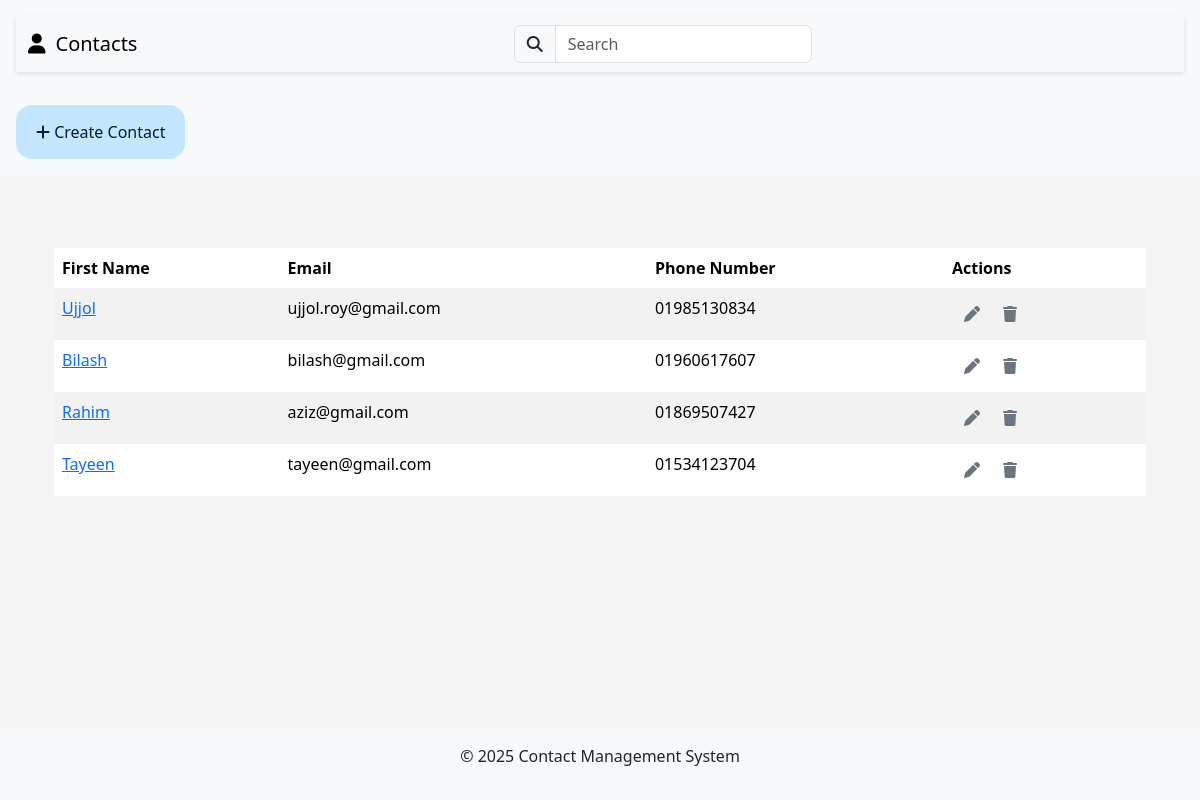
/contacts/, run on the app's committed database.
### contacts/models.py (models this page shows, shortened)
class Contact(models.Model):
    first_name = models.CharField(max_length=255)
    last_name = models.CharField(max_length=255)
    email = models.EmailField(unique=True)
    phone_number = models.CharField(max_length=20)
    address = models.TextField()

### contacts/views.py (the view)
# urls.py: path('', views.contact_list, name='contact_list'),
def contact_list(request):
    query = request.GET.get("q")
    if query:
        contacts = Contact.objects.filter(
            Q(first_name__icontains=query)
            | Q(last_name__icontains=query)
            | Q(email__icontains=query)
            | Q(phone_number__icontains=query)
            | Q(address__icontains=query)
        )[:10]
    else:
        contacts = Contact.objects.all()[:10]
    return render(request, "contacts/contact_list.html", {"contacts": contacts})

### contacts/templates/contacts/contact_list.html (shortened to what this page needs)
{% extends 'base.html' %}
{% block content %}
<div class="container mt-5">
    <table class="table table-borderless table-striped">
        <thead>
            <tr>
                <th>First Name</th>
                <th>Email</th>
                <th>Phone Number</th>
                <th>Actions</th>
            </tr>
        </thead>
        <tbody>
            {% for contact in contacts %}
            <tr>
                <td><a href="{% url 'contact_detail' contact.id %}">{{ contact.first_name }}</a></td>
                <td>{{ contact.email }}</td>
                <td>{{ contact.phone_number }}</td>
                <td>
                    <div class="btn-group">
                        <a href="{% url 'edit_contact' contact.id %}" class="btn btn-outline-secondary border-0" title="Edit">
                            <i class="fas fa-pen"></i>
                        </a>
                        <a class="btn btn-outline-secondary border-0" href="{% url 'delete_contact' contact.id %}" title="Delete">
                            <i class="fas fa-trash"></i>
                        </a>
                    </div>
                </td>
            </tr>
            {% empty %}
            <tr>
                <td colspan="3">No contacts available.</td>
            </tr>
            {% endfor %}
        </tbody>
    </table>
</div>
{% endblock %}

### contacts/static/contacts/css/style.css (style rules this page uses)
body { background-color: #f5f5f5; }

### data on the page
Contact: first_name "Ujjol", email "ujjol.roy@gmail.com", phone_number "01985130834"
Contact: first_name "Bilash", email "bilash@gmail.com", phone_number "01960617607"
Contact: first_name "Rahim", email "aziz@gmail.com", phone_number "01869507427"
Contact: first_name "Tayeen", email "tayeen@gmail.com", phone_number "01534123704"
